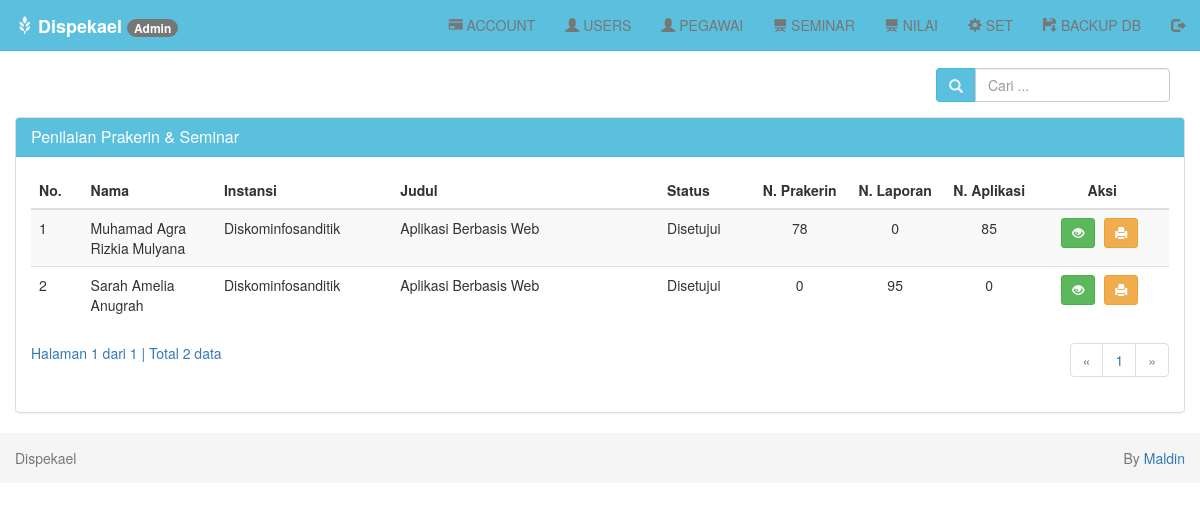
Page /index.php?page=tampil-nilai (signed in) on the earlier database version.
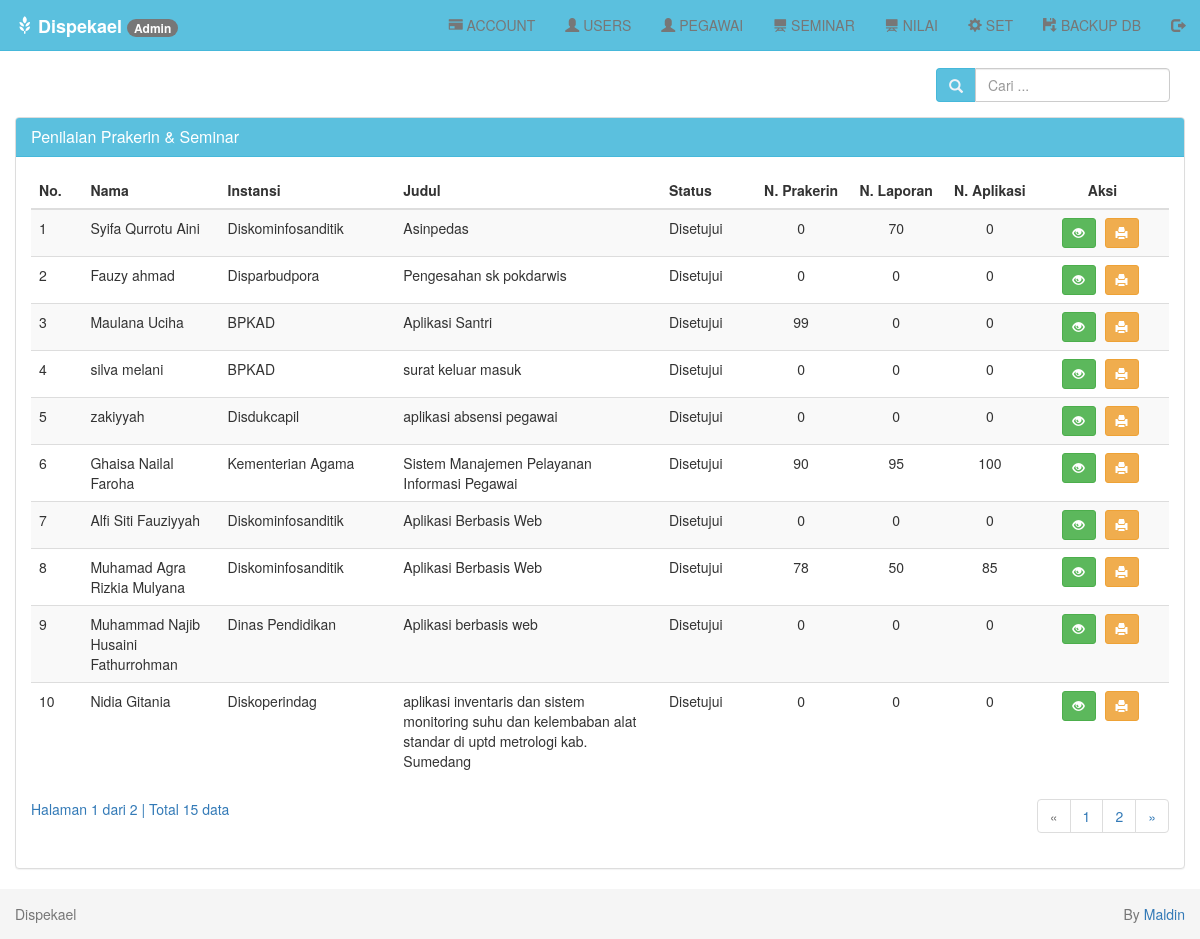
Same page on the later database version.
### tables this page shows
CREATE TABLE `seminar` (
  `idseminar` int(5) NOT NULL AUTO_INCREMENT,
  `nis` int(8) NOT NULL,
  `judul` varchar(255) NOT NULL,
  `file` varchar(255) NOT NULL,
  `tautan` varchar(255) NOT NULL,
  `statussem` varchar(30) NOT NULL,
  `ket` varchar(255) NOT NULL,
  `pengujilap` int(8) NOT NULL,
  `pengujiapl` int(8) NOT NULL,
  `nilaiprakerin` int(3) NOT NULL,
  `nilailaporan` int(3) NOT NULL,
  `nilaiaplikasi` int(3) NOT NULL,
  PRIMARY KEY (`idseminar`)
);

CREATE TABLE `users` (
  `nis` bigint(12) unsigned NOT NULL,
  `id` bigint(12) unsigned NOT NULL,
  `nama` varchar(255) NOT NULL,
  `tanggal_lahir` date NOT NULL,
  `alamat` varchar(255) NOT NULL,
  `instansi` varchar(100) NOT NULL,
  `telp` varchar(15) NOT NULL,
  `stat` varchar(30) NOT NULL,
  `foto` varchar(255) NOT NULL,
  PRIMARY KEY (`nis`)
);

### seminar/tampil-nilai.php (the view, shortened to what the changed rows need)
<?php
if (isset($_POST['cari'])) {
    $cari = $_POST['cari'];
} else {
    $cari = "";
}
?>
<br>
<div class="row">
    <div class="col-md-12">
        <div class="panel-body">
            <div class="pull-right btn-tambah">
                <form class="form-inline" method="POST" action="?page=seminar-tampil">
                    <div class="form-group">
                        <div class="input-group">
                            <div class="input-group-addon">
                                <i class="glyphicon glyphicon-search"></i>
                            </div>
                            <input type="text" class="form-control" name="cari" placeholder="Cari ..." autocomplete="off" value="<?php echo $cari; ?>">
                        </div>
                    </div>
                </form>
            </div>
        </div>
        <div class="panel panel-default">
            <div class="panel-heading">
                <h3 class="panel-title">Penilaian Prakerin & Seminar</h3>
            </div>
            <div class="panel-body">
                <div class="table-responsive">
                    <table class="table table-striped table-hover">
                        <thead>
                            <tr>
                                <th>No.</th>
                                <th>Nama</th>
                                <th>Instansi</th>
                                <th>Judul</th>
                                <th>Status</th>
                                <th class='center'>N. Prakerin</th>
                                <th class='center'>N. Laporan</th>
                                <th class='center'>N. Aplikasi</th>
                                <th class='center'>Aksi</th>
                            </tr>
                        </thead>
                        <tbody>
                            <?php
                            $batas = 10;
                            if (isset($cari)) {
                                $jumlah_record = mysqli_query($db, "SELECT seminar.*, users.nama, users.instansi FROM seminar JOIN users ON users.nis = seminar.nis WHERE instansi LIKE '%$cari%' OR nama LIKE '%$cari%'") or die('Ada kesalahan pada query jumlah_record: ' . mysqli_error($db));
                            } else {
                                $jumlah_record = mysqli_query($db, "SSELECT seminar.*, users.nama, users.instansi FROM seminar JOIN users ON users.nis = seminar.nis") or die('Ada kesalahan pada query jumlah_record: ' . mysqli_error($db));
                            }
                            $jumlah  = mysqli_num_rows($jumlah_record);
                            $halaman = ceil($jumlah / $batas);
                            $page    = (isset($_GET['hal'])) ? (int)$_GET['hal'] : 1;
                            $mulai   = ($page - 1) * $batas;
                            $no = 1;
                            if (isset($cari)) {
                                $query = mysqli_query($db, "SELECT seminar.*, users.nama, users.instansi FROM seminar JOIN users ON users.nis = seminar.nis WHERE instansi LIKE '%$cari%' OR nama LIKE '%$cari%' ORDER BY nis LIMIT $mulai, $batas")
                                    or die('Ada kesalahan pada query seminar: ' . mysqli_error($db));
                            } else {
                                $query = mysqli_query($db, "SELECT seminar.*, users.nama, users.instansi FROM seminar JOIN users ON users.nis = seminar.nis ORDER BY nis LIMIT $mulai, $batas") or die('Ada kesalahan pada query seminar: ' . mysqli_error($db));
                            }
                            while ($data = mysqli_fetch_assoc($query)) {
                                echo "  <tr>
                      <td width='20'>$no</td>
                      <td width='100'>$data[nama]</td>
                      <td width='75'>$data[instansi]</td>
                      <td width='200'>$data[judul]</td>
                      <td width='50'>$data[statussem]</td>
                      <td width='25' align='center'>$data[nilaiprakerin]</td>
                      <td width='25' align='center'>$data[nilailaporan]</td>
                      <td width='25' align='center'>$data[nilaiaplikasi]</td>
                      <td width='100' class='center'>
                        <div class=''>
                        <a data-toggle='tooltip' data-placement='top' title='Detail' style='margin-right:5px' class='btn btn-success btn-sm' href='?page=seminar-detail&id=$data[idseminar]'> <i class='glyphicon glyphicon-eye-open'></i></a>
                        <a data-toggle='tooltip' data-placement='top' title='Print Detail' style='margin-right:5px' class='btn btn-warning btn-sm' href='?page=seminar-print-detail&id=$data[idseminar]' target='_blank'> <i class='glyphicon glyphicon-print'></i></a>";;
                            ?>
                            <?php
                                echo "
                        </div>
                      </td>
                    </tr>";
                                $no++;
                            }
                            ?>
                        </tbody>
                    </table>
                    <?php
                    if (empty($_GET['hal'])) {
                        $halaman_aktif = '1';
                    } else {
                        $halaman_aktif = $_GET['hal'];
                    }
                    ?>
                    <a>
                        Halaman <?php echo $halaman_aktif; ?> dari <?php echo $halaman; ?> |
                        Total <?php echo $jumlah; ?> data
                    </a>
                    <nav>
                        <ul class="pagination pull-right">
                            <?php
                            if ($halaman_aktif <= '1') { ?>
                                <li class="disabled">
                                    <a href="" aria-label="Previous">
                                        <span aria-hidden="true">&laquo;</span>
                                    </a>
                                </li>
                            <?php
                            }
                            ?>
                            <?php
                            for ($x = 1; $x <= $halaman; $x++) { ?>
                                <li class="">
                                    <a href="?page=seminar-tampil&hal=<?php echo $x ?>"><?php echo $x ?></a>
                                </li>
                            <?php
                            }
                            ?>
                            <?php
                            if ($halaman_aktif >= $halaman) { ?>
                                <li class="disabled">
                                    <a href="" aria-label="Next">
                                        <span aria-hidden="true">&raquo;</span>
                                    </a>
                                </li>
                            <?php
                            } else { ?>
                                <li>
                                    <a href="?page=seminar-tampil&hal=<?php echo $page + 1 ?>" aria-label="Next">
                                        <span aria-hidden="true">&raquo;</span>
                                    </a>
                                </li>
                            <?php
                            }
                            ?>
                        </ul>
                    </nav>
                </div>
            </div>
        </div>
    </div>
</div>

Differences in the rows shown:
removed seminar: users.nama "Sarah Amelia Anugrah", users.instansi "Diskominfosanditik", judul "Aplikasi Berbasis Web", statussem "Disetujui", nilaiprakerin "0", nilailaporan "95", nilaiaplikasi "0"
added seminar: users.nama "Syifa Qurrotu Aini", users.instansi "Diskominfosanditik", judul "Asinpedas", statussem "Disetujui", nilaiprakerin "0", nilailaporan "70", nilaiaplikasi "0"
added seminar: users.nama "Fauzy ahmad", users.instansi "Disparbudpora", judul "Pengesahan sk pokdarwis", statussem "Disetujui", nilaiprakerin "0", nilailaporan "0", nilaiaplikasi "0"
added seminar: users.nama "Maulana Uciha", users.instansi "BPKAD", judul "Aplikasi Santri", statussem "Disetujui", nilaiprakerin "99", nilailaporan "0", nilaiaplikasi "0"
added seminar: users.nama "silva melani", users.instansi "BPKAD", judul "surat keluar masuk", statussem "Disetujui", nilaiprakerin "0", nilailaporan "0", nilaiaplikasi "0"
added seminar: users.nama "zakiyyah", users.instansi "Disdukcapil", judul "aplikasi absensi pegawai", statussem "Disetujui", nilaiprakerin "0", nilailaporan "0", nilaiaplikasi "0"
added seminar: users.nama "Ghaisa Nailal Faroha", users.instansi "Kementerian Agama", judul "Sistem Manajemen Pelayanan Informasi Pegawai", statussem "Disetujui", nilaiprakerin "90", nilailaporan "95", nilaiaplikasi "100"
added seminar: users.nama "Alfi Siti Fauziyyah", users.instansi "Diskominfosanditik", judul "Aplikasi Berbasis Web", statussem "Disetujui", nilaiprakerin "0", nilailaporan "0", nilaiaplikasi "0"
changed seminar "Muhamad Agra Rizkia Mulyana": nilailaporan "0" → "50"
added seminar: users.nama "Muhammad Najib Husaini Fathurrohman", users.instansi "Dinas Pendidikan", judul "Aplikasi berbasis web", statussem "Disetujui", nilaiprakerin "0", nilailaporan "0", nilaiaplikasi "0"
added seminar: users.nama "Nidia Gitania", users.instansi "Diskoperindag", judul "aplikasi inventaris dan sistem monitoring suhu dan kelembaban alat standar di uptd metrologi kab. Sumedang", statussem "Disetujui", nilaiprakerin "0", nilailaporan "0", nilaiaplikasi "0"
Other differences:
$halaman: "1" → "2"
$jumlah: "2" → "15"
new list line: "2"
